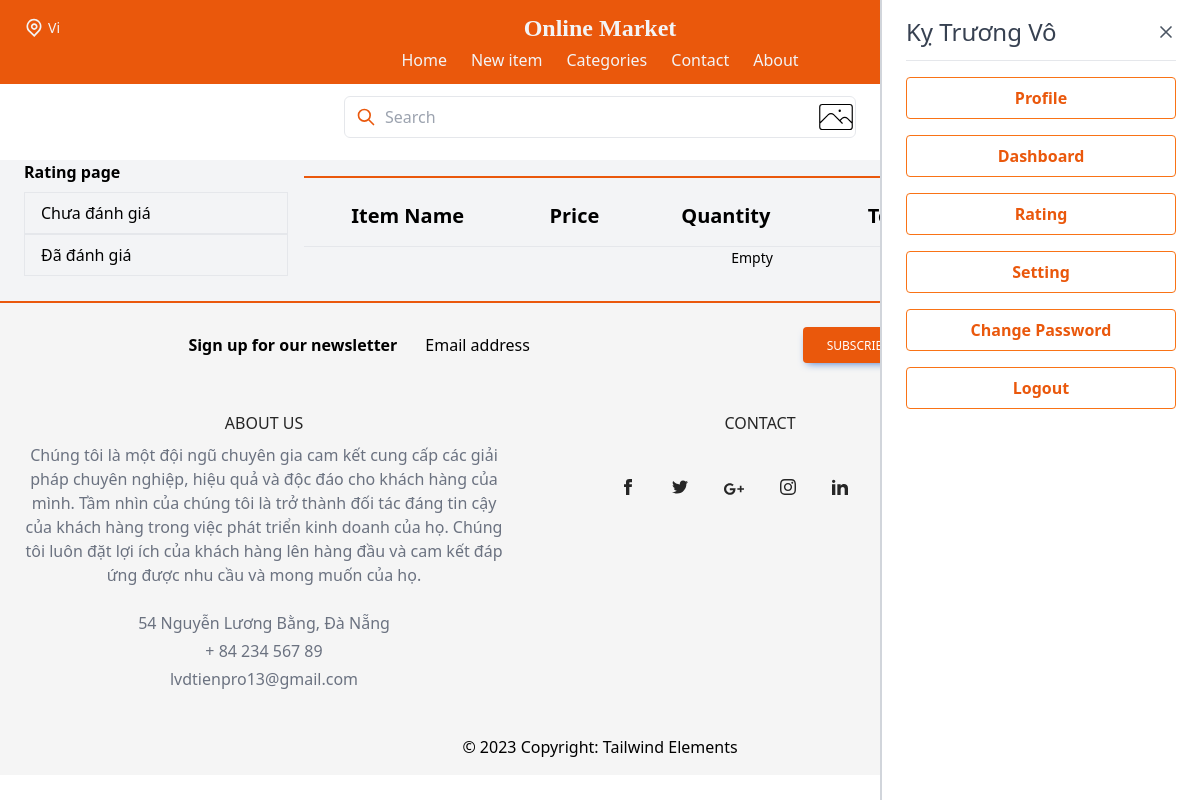
Page /rating/ (signed in) on the earlier database version.
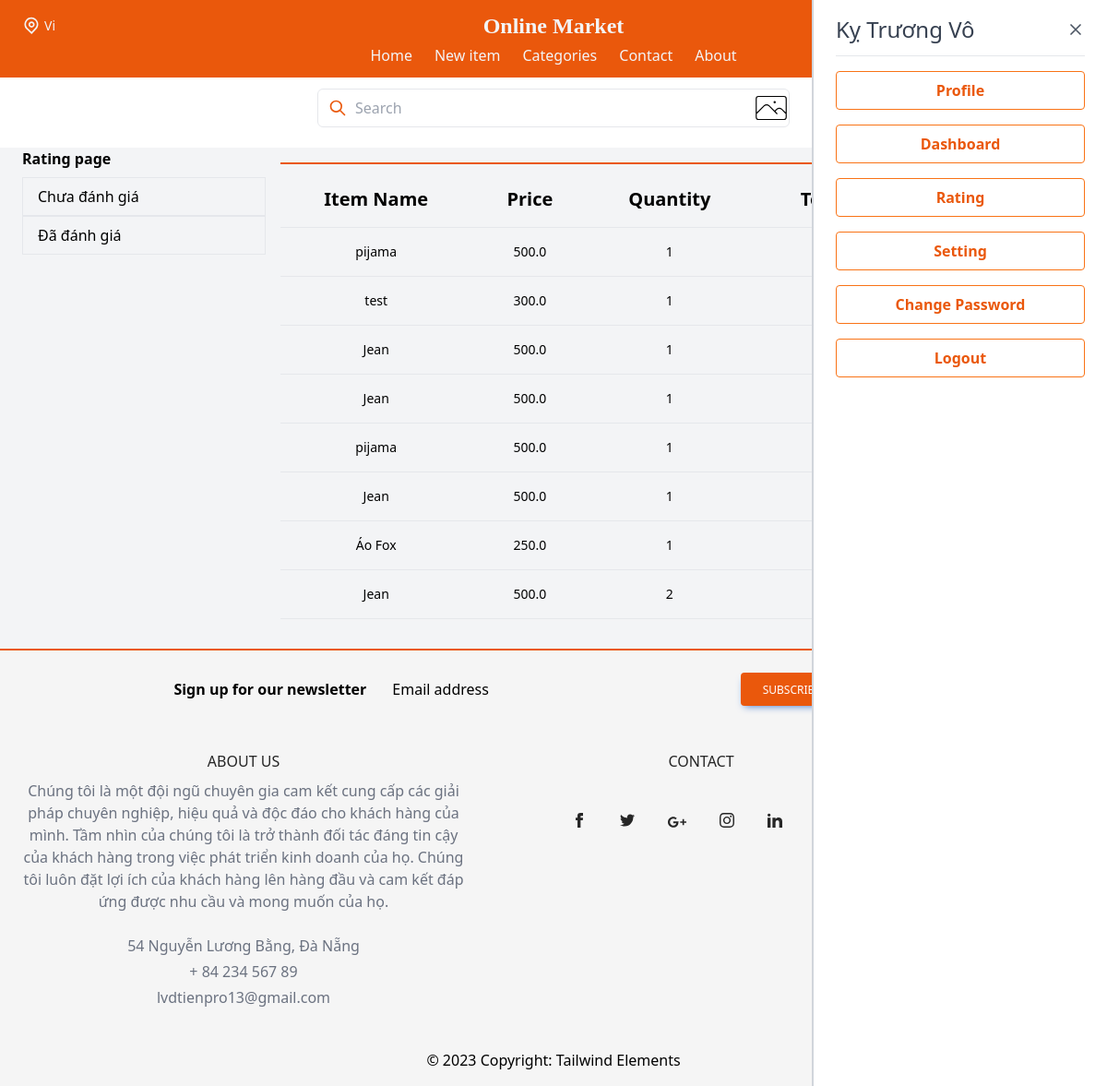
Same page on the later database version.
### item/models.py (models this page shows, shortened)
class OrderItem(models.Model):
    user = models.ForeignKey(User,
                             on_delete=models.CASCADE)
    ordered = models.BooleanField(default=False)
    item = models.ForeignKey(Item, on_delete=models.CASCADE)
    quantity = models.IntegerField(default=1)
    rated = models.BooleanField(default=False)
    def get_total_item_price(self):
        return self.quantity * self.item.price

class Item(models.Model):
    category = models.ForeignKey(Category, related_name='items', on_delete=models.CASCADE)
    name = models.CharField(max_length=255)
    description = models.TextField(blank=True, null=True)
    price = models.FloatField()
    discount_price = models.FloatField(blank=True, null=True)
    image = models.ImageField(upload_to='item_images', blank=True, null=True)
    is_sold = models.BooleanField(default=False)
    average_rating = models.DecimalField(max_digits=3, decimal_places=2, default=0)
    created_by = models.ForeignKey(User, related_name='items', on_delete=models.CASCADE)
    created_at = models.DateTimeField(auto_now_add=True)

### rating/views.py (the view)
# urls.py: path('', views.index, name="index"),
@login_required
def index(request):
    rated_type = request.GET.get('rated_type', 0)
    if int(rated_type)==0:
        items = OrderItem.objects.filter(user=request.user,ordered=True, rated=False).order_by('-id')
    else:
        items = OrderItem.objects.filter(user=request.user,ordered=True, rated=True).order_by('-id')
    items_with_rating = []
    for item in items:
        rating = Rating.objects.filter(order_item=item).first()
        items_with_rating.append({
            'item': item,
            'rating': rating if rating else None,
        })
    return render(request, 'rating/index.html', {
        'items_with_rating':items_with_rating,
        'rated_type':rated_type,
    })

### core/context_processors.py (called while the page is built)
def profile_picture(request):
    if request.user.is_authenticated:
        try:
            profile = Profile.objects.get(user=request.user)
            return {'profile_picture': profile.profileimg.url}
        except Profile.DoesNotExist:
            pass
    return {}

def cart_item_count(request):
    cart_count = 0
    if request.user.is_authenticated:
        order_items = OrderItem.objects.filter(user=request.user, ordered=False)
        cart_count = order_items.count()
    return {'cart_item_count': cart_count}

### rating/templates/rating/index.html (shortened to what this page needs)
{% extends 'core/base.html' %}
{%block content%}
<div class="pb-6 grid grid-cols-4 gap-4 bg-gray-100">
    <div class='col-span-1 ml-6'>
        <p class="font-semibold mb-2">Rating page</p>
        <ul>
             <a href="{%url 'rating:index'%}?rated_type=0">
                <li class="px-4 py-2 w-full border transition duration-200 ease-in-out hover:shadow-md hover:bg-white hover:text-gray-700 ">
                    Chưa đánh giá
                </li>
              </a>
              <a href="{%url 'rating:index'%}?rated_type=1">
                <li class="px-4 py-2 w-full border transition duration-200 ease-in-out hover:shadow-md hover:bg-white hover:text-gray-700 {% if rated_type == '1' %} bg-orange-600 text-cyan-500 font-semibold {% endif %}">
                   Đã đánh giá
               </li>
             </a>
        </ul>
    </div>
    <div class='col-span-3'>
        <div class="flex flex-col overflow-x-auto  border-t-2 border-orange-600 mt-4">
            <div class="sm:-mx-6 lg:-mx-8">
              <div class="inline-block min-w-full py-2 sm:px-6 lg:px-8">
                <div class="overflow-x-auto">
                  <table class="min-w-full text-center text-sm font-light">
                    <thead class="border-b font-medium dark:border-neutral-500">
                      <tr>
                        <th scope="col" class="px-6 py-4 text-xl">Item Name</th>
                        <th scope="col" class="px-6 py-4 text-xl">Price</th>
                        <th scope="col" class="px-6 py-4 text-xl">Quantity</th>
                        <th scope="col" class="px-6 py-4 text-xl">Total Item Price</th>
                        <th scope="col" class="px-6 py-4 text-xl">Rate</th>
                      </tr>
                    </thead>
                    <tbody>
                        {% for item in items_with_rating %}
                            <tr class="border-b dark:border-neutral-500">
                                <td class="whitespace-nowrap px-6 py-4">{{item.item.item.name}}</td>
                                <td class="whitespace-nowrap px-6 py-4">{{item.item.item.price}}</td>
                                <td class="whitespace-nowrap px-6 py-4">
                                    {{item.item.quantity}}
                                </td>
                                <td class="whitespace-nowrap px-6 py-4">
                                </td>
                                <td class="whitespace-nowrap px-6 py-4">
                                    {% if rated_type == '0' %}
                                        <a href="{%url 'rating:rating'  item.item.id%}" class="bg-orange-600 hover:bg-orange-300 px-6 py-3 rounded-xl text-white">Rating</a>
                                    {% else %}
                                    <div>
                                      <p>{{item.rating.rating}} ★</p>
                                    </div>
                                    {% endif %}
                                </td>
                            </tr>
                            {% empty %}
                            <tr>
                                <td colspan='5'>Empty</td>
                            </tr>
                        {% endfor %}
                    </tbody>
                  </table>
                </div>
              </div>
            </div>
          </div>
    </div>
</div>
{% endblock %}

Differences in the rows shown:
added OrderItem: item.item.name "pijama", item.item.price "500.0", item.quantity "1"
added OrderItem: item.item.name "test", item.item.price "300.0", item.quantity "1"
added OrderItem: item.item.name "Jean", item.item.price "500.0", item.quantity "1"
added OrderItem: item.item.name "Jean", item.item.price "500.0", item.quantity "1"
added OrderItem: item.item.name "pijama", item.item.price "500.0", item.quantity "1"
added OrderItem: item.item.name "Jean", item.item.price "500.0", item.quantity "1"
added OrderItem: item.item.name "Áo Fox", item.item.price "250.0", item.quantity "1"
added OrderItem: item.item.name "Jean", item.item.price "500.0", item.quantity "2"
Other differences:
text no longer shown: "Empty"
